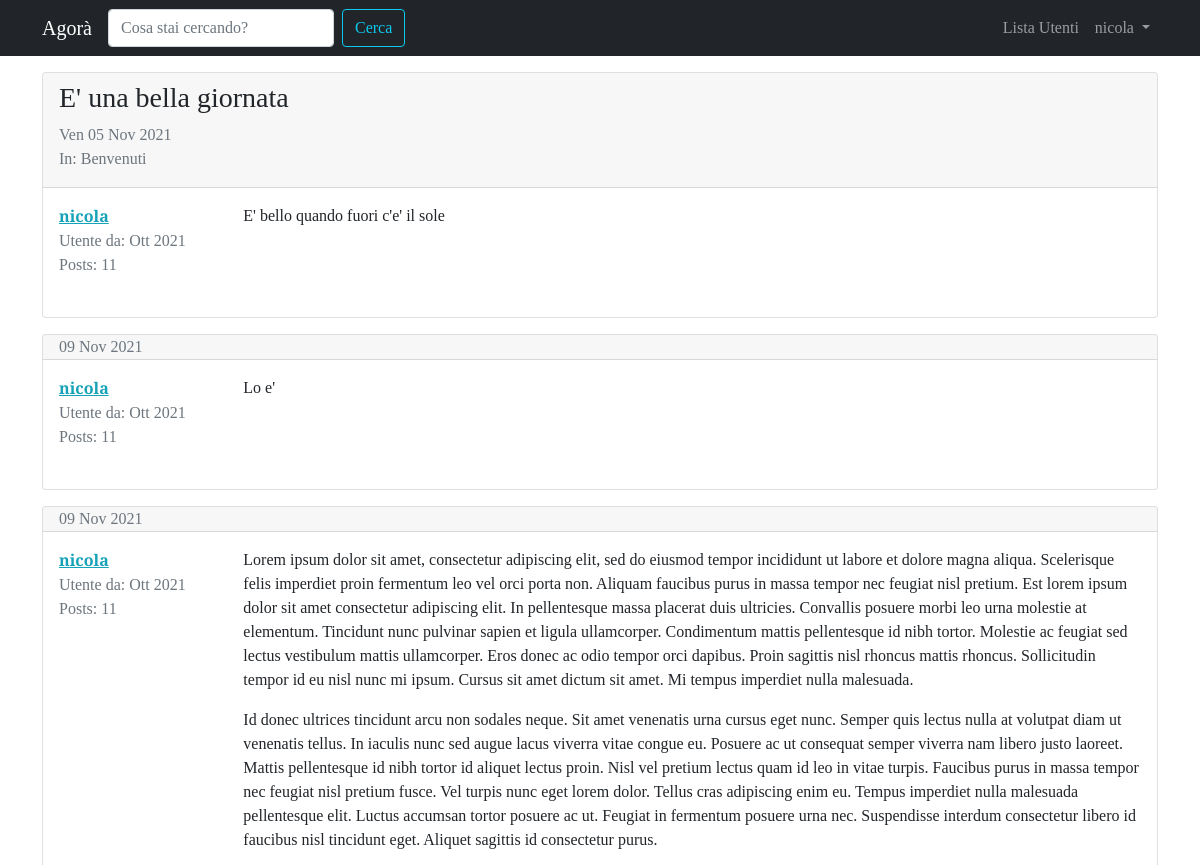
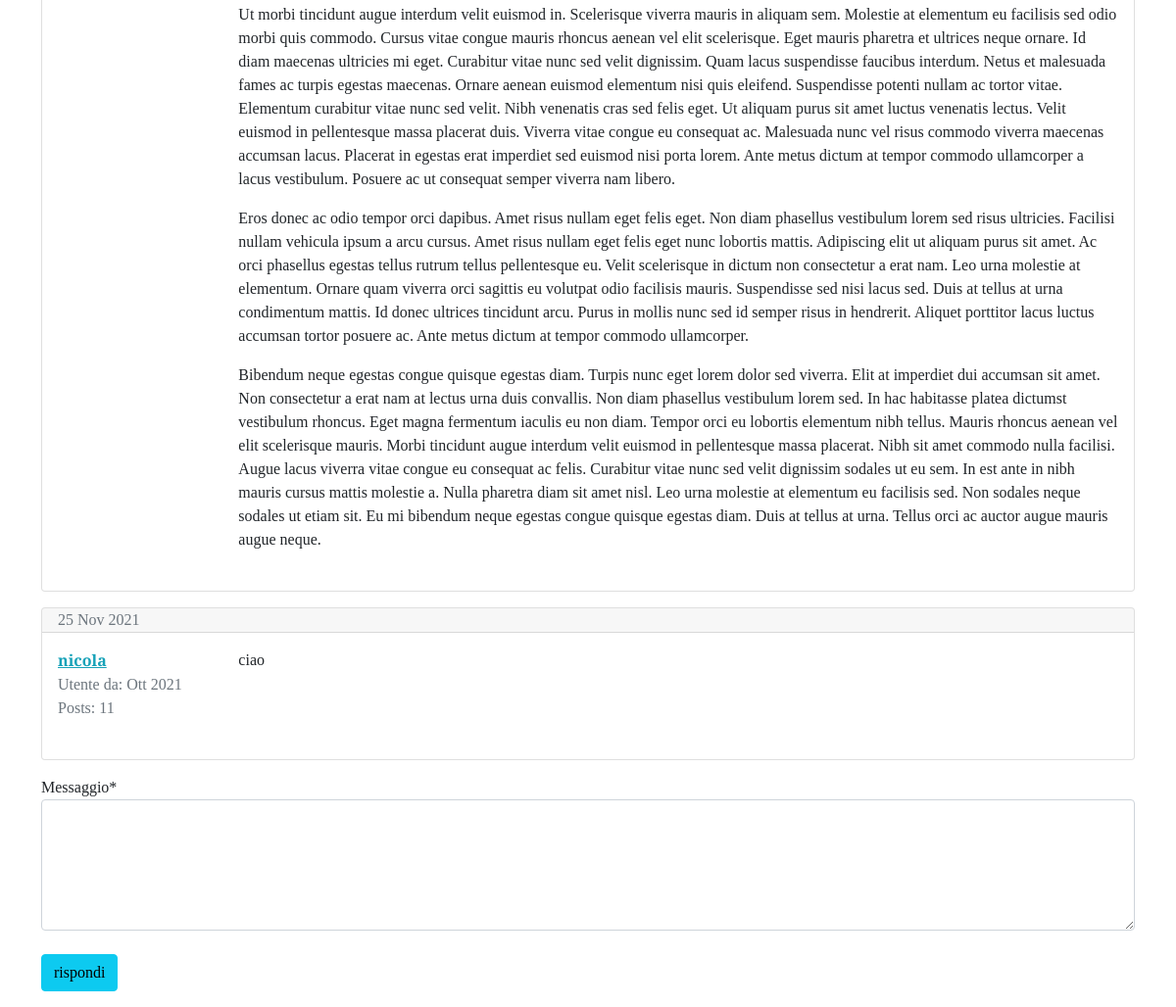
The page /forum/discussione/5/ (signed in) on the database its author committed (2 pictures, top to bottom).
### forum/models.py (models this page shows, shortened)
class Discussione(models.Model):
    titolo = models.CharField(max_length=120)
    data_creazione = models.DateTimeField(auto_now_add=True)
    autore_discussione = models.ForeignKey(User, on_delete=models.CASCADE, related_name="discussioni")
    sezione_appartenenza = models.ForeignKey(Sezione, on_delete=models.CASCADE)
    class Meta:
        verbose_name = "Discussione"
        verbose_name_plural = "Discussioni"

class Post(models.Model):
    autore_post = models.ForeignKey(User, on_delete=models.CASCADE, related_name='posts')
    contenuto = models.TextField()
    data_creazione = models.DateTimeField(auto_now_add=True)
    discussione = models.ForeignKey(Discussione, on_delete=models.CASCADE)
    class Meta:
        verbose_name = "Post"
        verbose_name_plural = 'Posts'

class Sezione(models.Model):
    nome_sezione = models.CharField(max_length=80)
    descrizione = models.CharField(max_length=150, blank=True, null=True)
    logo_sezione = models.ImageField(blank=True, null=True)
    def __str__(self):
        return self.nome_sezione
    class Meta:
        verbose_name = "Sezione"
        verbose_name_plural = "Sezioni"

### forum/views.py (the view)
# urls.py: path('discussione/<int:pk>/', views.visualizza_discussione, name='visualizza_discussione'),
def visualizza_discussione(request, pk):
    discussione = get_object_or_404(Discussione, pk=pk)
    posts_discussione = Post.objects.filter(discussione=discussione)
    form_risposta = PostModelForm()
    context = {'discussione': discussione, 'posts_discussione': posts_discussione, "form_risposta": form_risposta}
    return render(request, "forum/singola_discussione.html", context)

### forum/forms.py
class PostModelForm(forms.ModelForm):
    class Meta:
        model = Post
        fields = ["contenuto"]
        widgets = {
            "contenuto": forms.Textarea(attrs={'rows': '5'})
        }
        labels = {"contenuto": "Messaggio"}

### forum/templates/forum/singola_discussione.html (shortened to what this page needs)
{% extends 'base.html' %}
{% load crispy_forms_tags %}
{% block content %}
    {% for post in posts_discussione %}
    <div class="card my-3">
        {% if forloop.first %}
        <div class="card-header pb-0">
            <h3>{{ discussione.titolo }}</h3>
            <p class="text-muted">{{ discussione.data_creazione|date:"D d M Y" }}
            <br>In: {{ discussione.sezione_appartenenza }}</p>
        </div>
        {% else %}
        <div class="card-header py-0">
            <p class="text-muted mb-0">{{ post.data_creazione|date:"d M Y" }}</p>
        </div>
        {% endif %}
        <div class="card-body">
            <div class="row">
                <div class="col-xl-2 col-4">
                    <p class="mb-0"><a href="{% url 'user_profile' username=post.autore_post.username %}"><strong>{{ post.autore_post }}</strong></a></p>
                    <p class="text-muted mb-0">Utente da: {{ post.autore_post.date_joined|date:"M Y" }}</p>
                    <p class="text-muted">Posts: {{ post.autore_post.posts.count }}</p>
                </div>
                <div class="col-xl-10 col-8">
                    <p class="my-0">{{ post.contenuto|linebreaks }}</p>
                </div>
            </div>
        </div>
    </div>
    {% endfor %}
    {% if request.user.is_authenticated %}
        {% include 'forum/form_risposta.html' %}
    {% else %}
        <div class="alert alert-info" role="alert">
            Per partecipare alla discussione devi prima effettuare il <a href="{% url 'login' %}?next={{ request.get_full_path }}">login</a>
        </div>
    {% endif %}
{% endblock content %}

### templates/base.html (shortened to what this page needs)
{% load static %}
<!doctype html>
<html lang="it">
  <head>
    <link href="https://cdn.jsdelivr.net/npm/bootstrap@5.1.3/dist/css/bootstrap.min.css" rel="stylesheet">
    <link rel="stylesheet" href="{% static 'css/agora.css' %}"/>
  </head>
  <body>
    <nav class="navbar navbar-expand-lg navbar-dark bg-dark">
      <div class="container">
          <a class="navbar-brand" href="/">Agorà</a>
          <div class="collapse navbar-collapse" id="navbarSupportedContent">
              <form class="d-flex" action="{% url 'funzione_cerca' %}" >
                <input name="q" class="form-control me-2" type="search" placeholder="Cosa stai cercando?" aria-label="Search">
                <button class="btn btn-outline-info" type="submit">Cerca</button>
              </form>
              <ul class="navbar-nav ms-auto">
              <li class="nav-item">
                <a class="nav-link" href="{% url 'user_list' %}"
                  >Lista Utenti </a
                >
              </li>
              {% if request.user.is_authenticated %}
              <li class="nav-item dropdown">
                <a
                  class="nav-link dropdown-toggle"
                  href="#"
                  id="navbarDropdown"
                  role="button"
                  data-bs-toggle="dropdown"
                  aria-haspopup="true"
                  aria-expanded="false"
                >
                  {{ request.user.username }}
                </a>
              </li>
              {% endif %}
            </ul>
          </div>
        </div>
    </nav>
    <div class="container">
      {% block content %}
      {% endblock content %}
    </div>
  </body>
</html>

### static-storage/css/agora.css (style rules this page uses)
body { font-family: 'Slabo 27px', serif; }
a, a:hover { color: #17a2b8; }

### rows shown on the page
Post: autore_post "nicola", autore_post.date_joined "Ott 2021", autore_post.posts.count "11", contenuto "E' bello quando fuori c'e' il sole"
Discussione: titolo "E' una bella giornata", data_creazione "Ven 05 Nov 2021", sezione_appartenenza "Benvenuti"
Post: data_creazione "09 Nov 2021", autore_post "nicola", autore_post.date_joined "Ott 2021", autore_post.posts.count "11", contenuto "Lo e'"
Post: data_creazione "09 Nov 2021", autore_post "nicola", autore_post.date_joined "Ott 2021", autore_post.posts.count "11", contenuto "Lorem ipsum dolor sit amet, consectetur adipiscing elit, sed do eiusmod tempor incididunt ut labore et dolore magna aliqua. Scelerisque felis imperdiet proin fermentum leo vel orci porta non. Aliquam faucibus purus in massa tempor nec feugiat nisl pretium. Est lorem ipsum dolor sit amet consectetur adipiscing elit. In pellentesque massa placerat duis ultricies. Convallis posuere morbi leo urna molestie at elementum. Tincidunt nunc pulvinar sapien et ligula ullamcorper. Condimentum mattis pellentesque id nibh tortor. Molestie ac feugiat sed lectus vestibulum mattis ullamcorper. Eros donec ac odio tempor orci dapibus. Proin sagittis nisl rhoncus mattis rhoncus. Sollicitudin tempor id eu nisl…"
Post: data_creazione "25 Nov 2021", autore_post "nicola", autore_post.date_joined "Ott 2021", autore_post.posts.count "11", contenuto "ciao"

### other values the page prints
{{ request.user.username }} "nicola"
